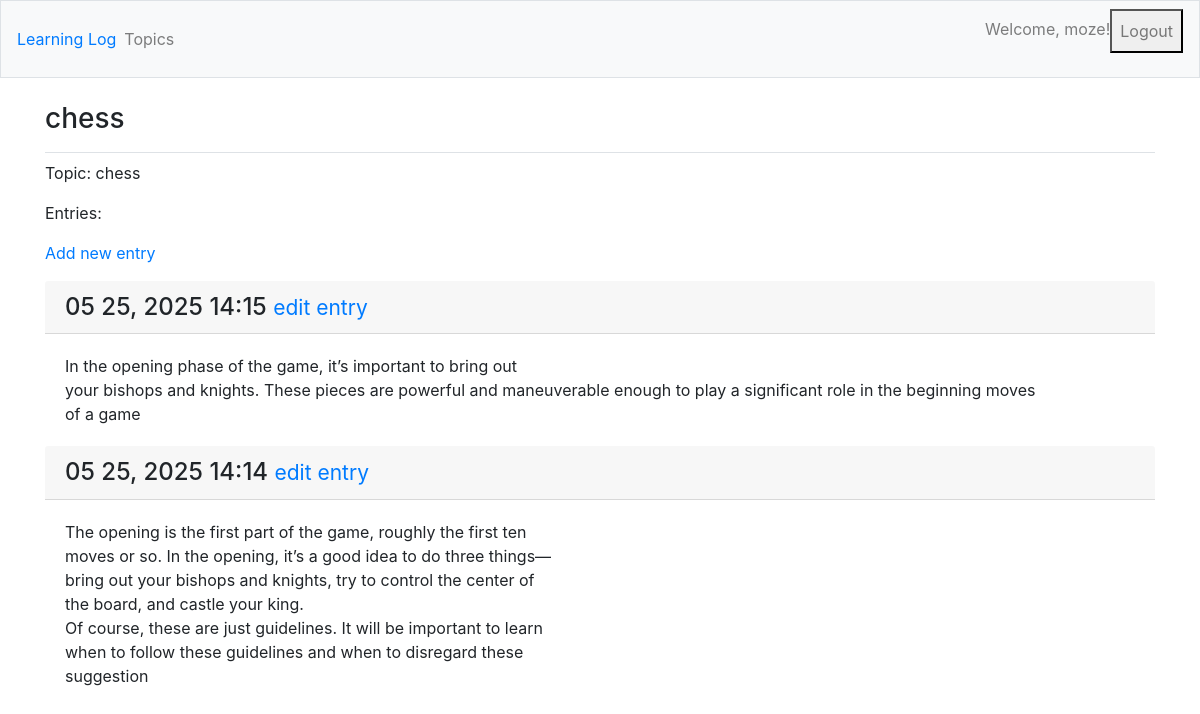
The page /topics/1/ (signed in) on the database its author committed.
### learning_logs/models.py (models this page shows, shortened)
class Topic(models.Model):
    text = models.CharField(max_length=200)
    date_added = models.DateTimeField(auto_now_add=True)
    owner = models.ForeignKey(User, on_delete=models.CASCADE)
    def __str__(self):
        return self.text

class Entry(models.Model):
    topic = models.ForeignKey(Topic, on_delete=models.CASCADE)
    text = models.TextField()
    date_added = models.DateTimeField(auto_now_add=True)
    class Meta:
        verbose_name_plural = 'entries'

### learning_logs/views.py (the view)
# urls.py: path('topics/<int:topic_id>/', views.topic, name='topic'),
@login_required
def topic(request, topic_id):
    topic = Topic.objects.get(id=topic_id)
    check_topic_owner(request, topic)
    if topic.owner != request.user:
        raise Http404
    entries = topic.entry_set.order_by('-date_added')
    context = {'topic': topic, 'entries': entries}
    return render(request, 'learning_logs/topic.html', context)

### learning_logs/views.py (called while the page is built)
def check_topic_owner(request, topic):
    if topic.owner != request.user:
        raise Http404
    return topic

### learning_logs/templates/learning_logs/topic.html
{% extends 'learning_logs/base.html' %}
{% block page_header %}
  <h3>{{ topic }}</h3>
{% endblock page_header %}
{% block content %}
  <p>Topic: {{ topic }}</p>
  <p>  Entries:</p>
  <p>
    <a href="{% url 'learning_logs:new_entry' topic.id %}">Add new entry</a>
  </p>
    {% for entry in entries %}
      <div clas="card mb-3">
        <h4 class="card-header">
          {{ entry.date_added|date:'m d, Y H:i' }}
          <small><a href="{% url 'learning_logs:edit_entry' entry.id %}">
            edit entry
          </a></small>
        </h4>
        <div class="card-body">
          {{ entry.text|linebreaksbr }}
        </div>
      </div>
    {% empty %}
      <p>No entries available for this topic yet.</p>
    {% endfor %}
{% endblock content %}

### learning_logs/templates/learning_logs/base.html (shortened to what this page needs)
{% load bootstrap4 %}
<idoctype html>
<html lang="en">
<head>
    {% bootstrap_css %}
</head>
<body>
  <nav class="navbar navbar-expand-md navbar-light bg-light mb-4 border">
    <a class="navbar-brand' href="{% url 'learning_logs:index' %}">Learning Log</a>
  <div class="collapse navbar-collapse" id="navbarCollapse">
    <ul class="navbar-nav mr-auto">
      <li class="nav-item">
        <a class="nav-link" href="{% url 'learning_logs:topics' %}">Topics</a>
      </li>
    </ul>
    <ul class="navbar-nav ml-auto">
      {% if user.is_authenticated %}
        <li class="nav-item">
          <span class="navbar-text">Welcome, {{ user.username }}!</span>
        </li>
        <li class="nav-item">
          <form action = "{% url 'users:logout' %}" method="post">
            <button  type= "submit" class="nav-link" ">Logout</button>
          </form>
        </li>
      {% endif %}
    </ul>
  </div>
  </nav>
  <main role="main" class="container">
    <div class="pb-2 mb-2 border-bottom">
      {% block page_header %}{% endblock page_header %}
    </div>
    <div>
      {% block content %}
      {% endblock content %}
    </div>
  </main>
</body>
</html>

### rows shown on the page
Topic: text "chess"
Entry: date_added "05 25, 2025 14:15", text "In the opening phase of the game, it’s important to bring out your bishops and knights. These pieces are powerful and maneuverable enough to play a significant role in the beginning moves of a game"
Entry: date_added "05 25, 2025 14:14", text "The opening is the first part of the game, roughly the first ten moves or so. In the opening, it’s a good idea to do three things— bring out your bishops and knights, try to control the center of the board, and castle your king. Of course, these are just guidelines. It will be important to learn when to follow these guidelines and when to disregard these suggestion"

### other values the page prints
{{ user.username }} "moze"
